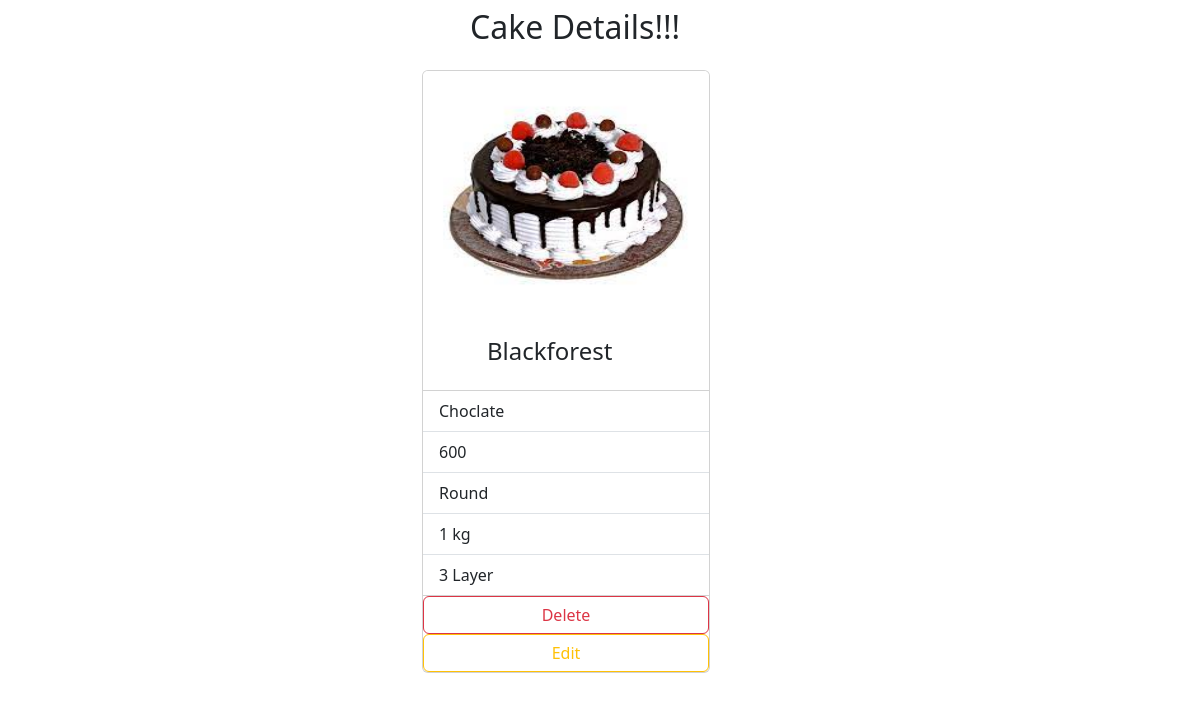
Page /cake/11 on the committed database.
### myapp/models.py (models this page shows, shortened)
class Cakes(models.Model):
    name=models.CharField(max_length=250)
    flavour=models.CharField(max_length=250)
    price=models.PositiveIntegerField()
    shape=models.CharField(max_length=250)
    weight=models.CharField(max_length=250)
    layer=models.CharField(max_length=250)
    description=models.CharField(max_length=250,default="null")
    pic=models.ImageField(upload_to="images",null=True,blank=True)

### myapp/views.py (the view)
# urls.py: path('cake/<int:pk>',views.CakeDetailView.as_view(),name="cake-detail"),
class CakeDetailView(View):
    def get(self,request,*args,**kwargs):
        id=kwargs.get("pk")
        qs=Cakes.objects.get(id=id)
        return render(request,"cake-detail.html",{"cake":qs})

### myapp/templates/cake-detail.html (shortened to what this page needs)
<!DOCTYPE html>
<html lang="en">
<head>
    <link href="https://cdn.jsdelivr.net/npm/bootstrap@5.3.0-alpha1/dist/css/bootstrap.min.css" rel="stylesheet"
>
</head>
<body>
    <div class="container">
      <div class="row">
        <div class="col-4"></div>
        <div class="col-4">
          <h1 class="fs-2 ms-5 mt-2">Cake Details!!!</h1>
          <div class="card mt-4" style="width: 18rem;">
            <img src="{{cake.pic.url}}" class="card-img-top " alt="" width="100%" height="250px">
            <div class="card-body">
              <h5 class="card-title fs-4 ms-5">{{cake.name}}</h5>
            </div>
            <ul class="list-group list-group-flush">
              <li class="list-group-item">{{cake.flavour}}</li>
              <li class="list-group-item">{{cake.price}}</li>
              <li class="list-group-item">{{cake.shape}}</li>
              <li class="list-group-item">{{cake.weight}}</li>
              <li class="list-group-item">{{cake.layer}}</li>
      </ul>
      <a href="{%url 'cake-delete' cake.id%}"  class="btn btn-outline-danger">Delete</a>
      <a href="{%url 'cake-edit' cake.id%}"   class="btn btn-outline-warning">Edit</a>
          </div>
        </div>
        <div class="col-4"></div>
      </div>
    </div>
</body>
</html>

### rows in the picture
Cakes: pic (picture), name "Blackforest", flavour "Choclate", price "600", shape "Round", weight "1 kg", layer "3 Layer"
